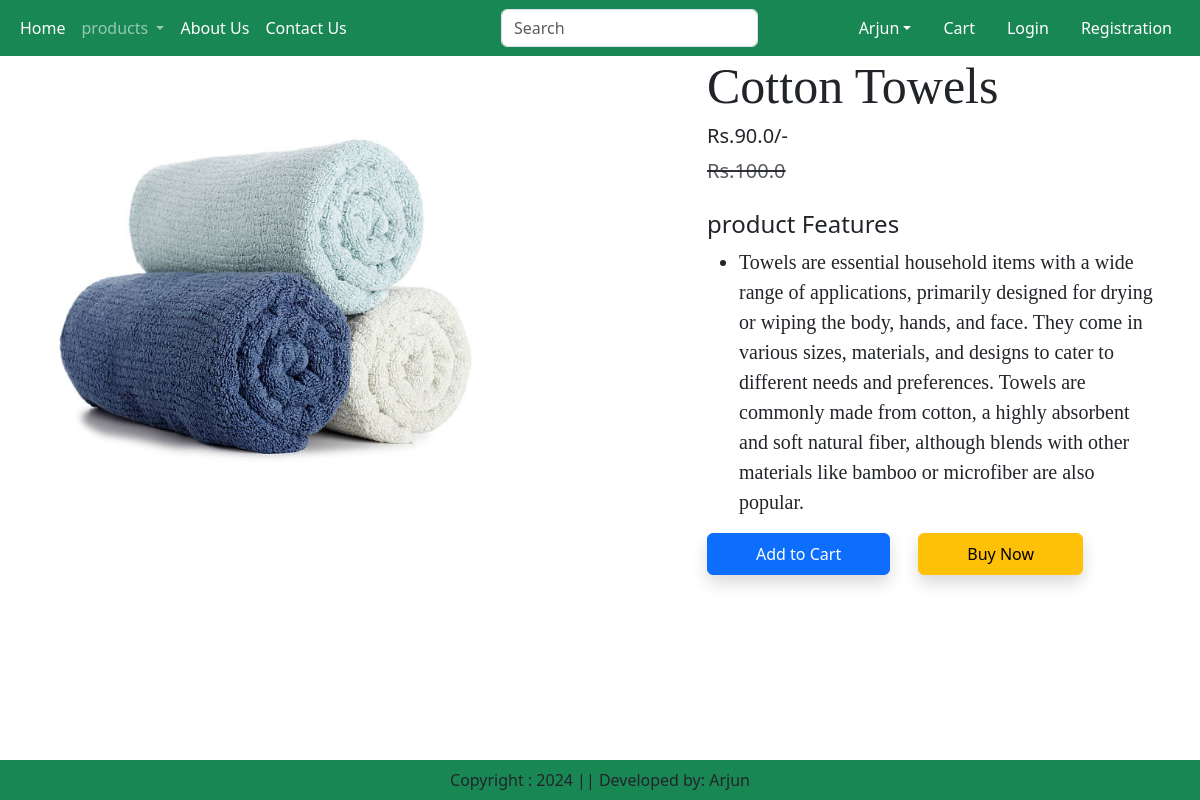
Screenshot of /product-detail/1 with the database file from the repository.
### app/models.py (models this page shows, shortened)
class Product(models.Model):
    title = models.CharField(max_length=100)
    selling_price = models.FloatField()
    discounted_price = models.FloatField()
    description = models.TextField()
    composition = models.TextField(default="")
    prodapp = models.TextField(default="")
    category = models.CharField(choices=CATEGORY_CHOICES, max_length=2)
    product_image = models.ImageField(upload_to='product')

### app/views.py (the view)
# urls.py: path('product-detail/<int:pk>', views.ProductDetail.as_view(), name="product-detail"),
class ProductDetail(View):
    def get(self, request,pk):
        product = Product.objects.get(pk=pk)
        return render(request, "app/productdetail.html",locals() )

### app/templates/app/productdetail.html (shortened to what this page needs)
{% extends "app/base.html" %}
{% load static %}
{% block main-content %}
    <div class="container">
        <div class="row justify-content-between">
            <div class="img2 col-lg-5 mt-5">
                <img src="{{ product.product_image.url }}" class="image col-xs-6 col-sm-12 col-lg-12 mt-3 text-sm-center w-100 h-75" alt="">
            </div>
            <div class="productdetail col-lg-5">
                <h1 style="font-family: Georgia; font-size: 50px;">{{ product.title }}</h1>
                <h5> Rs.{{ product.discounted_price }}/- </h5>
                <small class="text-decoration-line-through text-muted fs-5"><del> Rs.{{ product.selling_price }} </del></small>
                <br><br><h4>product Features </h4>
                <ul class="fs-5" style="font-family: Rajdhani;">
                    <li>{{ product.description }}</li>
                </ul>
                    <form action="/add-to-cart" class="d-inline">
                      <button type="submit" class="btn btn-primary shadow px-5 py-2">Add to Cart</button>
                    </form>
                    <a href="{% url 'showcart' %}" class="btn btn-warning shadow px-5 py-2 ms-4">Buy Now</a>
            </div>
        </div>
    </div>
{% endblock main-content %}

### rows the page displays
Product: product_image (picture), title "Cotton Towels", discounted_price "90.0", selling_price "100.0", description "Towels are essential household items with a wide range of applications, primarily designed for drying or wiping the body, hands, and face. They come in various sizes, materials, and designs to cater to different needs and preferences. Towels are commonly made from cotton, a highly absorbent and soft natural fiber, although blends with other materials like bamboo or microfiber are also popular."
